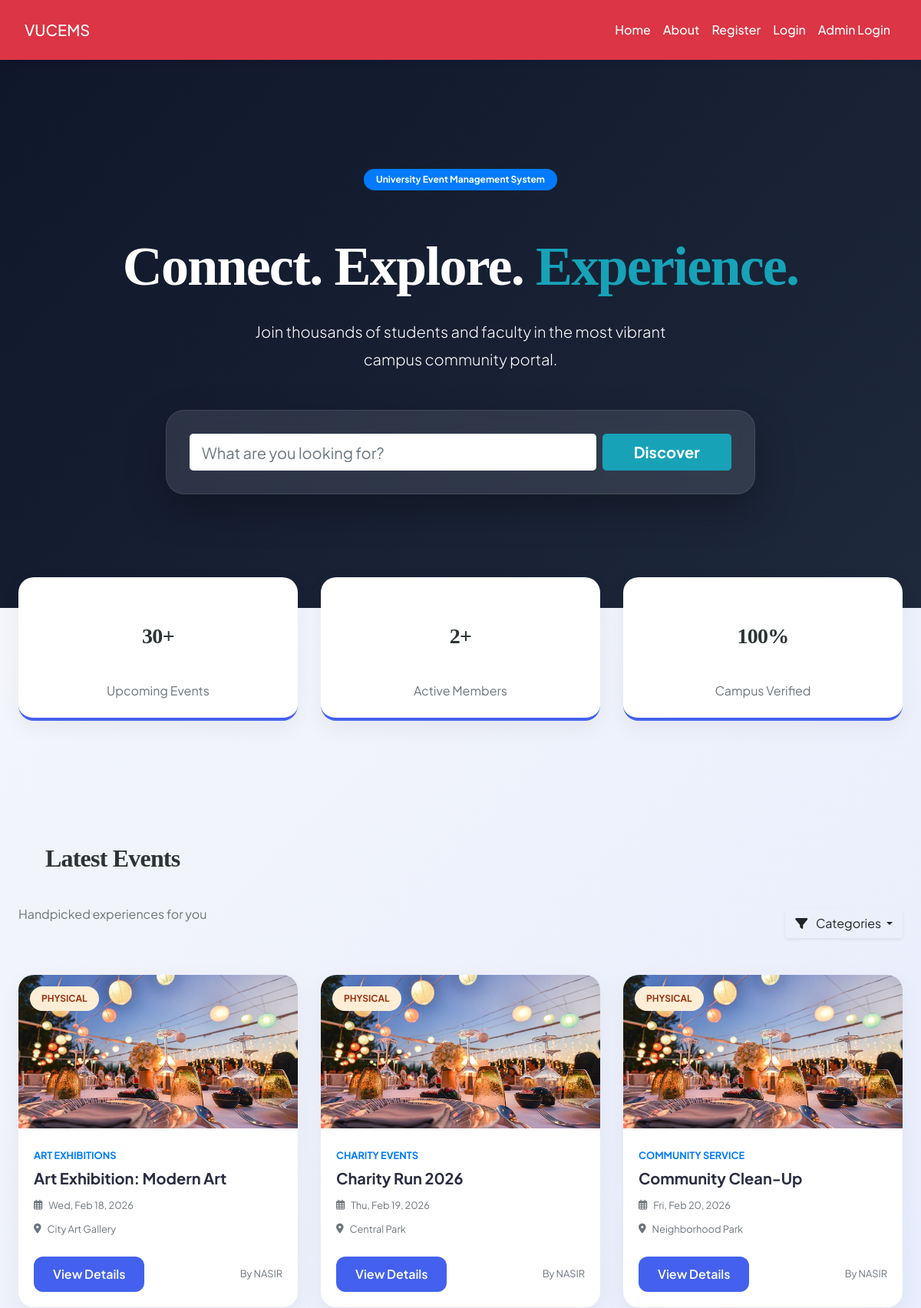
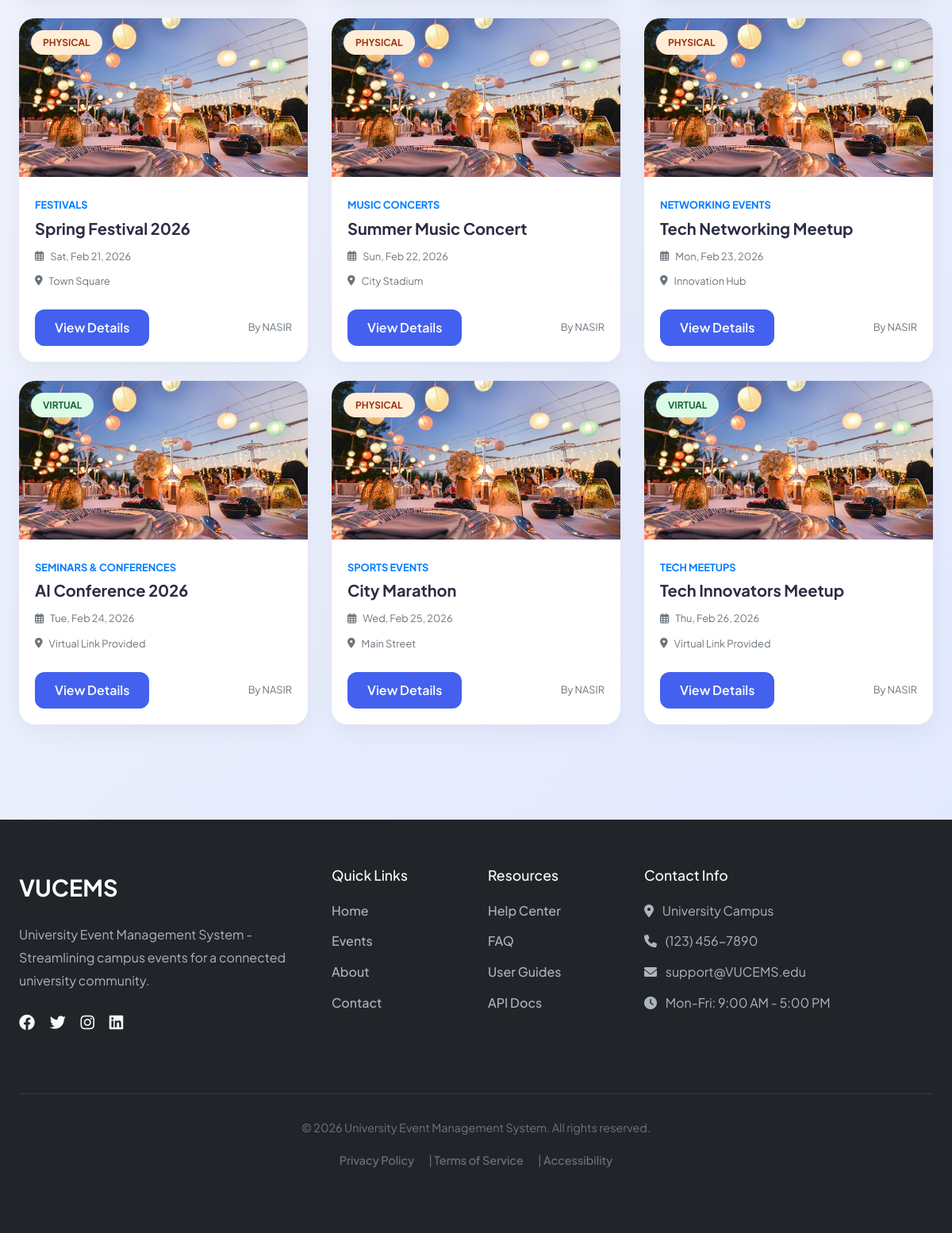
The page / on the database its author committed (2 pictures, top to bottom).
### tables this page shows
CREATE TABLE `events` (
  `event_id` int(11) NOT NULL,
  `title` varchar(255) NOT NULL,
  `description` text NOT NULL,
  `organizer_id` int(11) NOT NULL,
  `category_id` int(11) DEFAULT NULL,
  `event_type` enum('physical','virtual') NOT NULL DEFAULT 'physical',
  `venue` varchar(255) DEFAULT NULL,
  `meeting_link` varchar(255) DEFAULT NULL,
  `start_datetime` datetime NOT NULL,
  `end_datetime` datetime NOT NULL,
  `capacity` int(11) DEFAULT 0,
  `registration_deadline` datetime DEFAULT NULL,
  `status` enum('pending','approved','rejected','cancelled','completed') DEFAULT 'pending',
  `banner_image` varchar(255) DEFAULT NULL,
  `created_at` datetime DEFAULT current_timestamp(),
  `updated_at` datetime DEFAULT current_timestamp() ON UPDATE current_timestamp()
);

CREATE TABLE `event_categories` (
  `id` int(11) NOT NULL,
  `name` varchar(100) NOT NULL
);

CREATE TABLE `users` (
  `id` int(11) NOT NULL,
  `role` enum('Student','Faculty','Event Organizer') NOT NULL,
  `department` varchar(100) NOT NULL,
  `first_name` varchar(100) NOT NULL,
  `last_name` varchar(100) NOT NULL,
  `email` varchar(150) NOT NULL,
  `password_hash` varchar(255) NOT NULL,
  `phone` varchar(20) DEFAULT NULL,
  `profile_image` varchar(255) DEFAULT NULL,
  `system_notifications` tinyint(1) DEFAULT 1,
  `status` enum('pending','active','suspended') DEFAULT 'pending',
  `created_at` timestamp NOT NULL DEFAULT current_timestamp(),
  `updated_at` timestamp NOT NULL DEFAULT current_timestamp() ON UPDATE current_timestamp()
);

### index.php (the view, shortened to what this page needs)
<?php
$conn = new mysqli("localhost", "root", "", "VUCEMS_db");
$searchTerm = $_GET['search'] ?? '';
$sql = "SELECT e.*, c.name as cat_name, u.first_name, u.last_name
        FROM events e
        LEFT JOIN event_categories c ON e.category_id = c.id
        LEFT JOIN users u ON e.organizer_id = u.id
        WHERE e.status = 'approved' AND e.start_datetime >= NOW()";
$sql .= " ORDER BY e.start_datetime ASC LIMIT 9";
$events_result = $conn->query($sql);
$total_active_users = $conn->query("SELECT COUNT(*) FROM users WHERE status='active'")->fetch_row()[0];
$total_events = $conn->query("SELECT COUNT(*) FROM events WHERE status='approved'")->fetch_row()[0];
?>
<!DOCTYPE html>
<html lang="en">
<head>
    <link rel="stylesheet" href="https://maxcdn.bootstrapcdn.com/bootstrap/4.5.2/css/bootstrap.min.css">
    <link rel="stylesheet" href="https://cdnjs.cloudflare.com/ajax/libs/font-awesome/6.0.0/css/all.min.css">
    <link rel="stylesheet" href="./css/style.css">
</head>
<body>
<?php include('navbar.php'); ?>
<section class="glass-hero">
    <div class="container text-center">
        <span class="badge badge-pill badge-primary mb-3 px-3 py-2">University Event Management System</span>
        <h1 class="display-3 font-weight-bold text-white mb-4">Connect. Explore. <span class="text-info">Experience.</span></h1>
        <p class="lead opacity-75 mb-5 mx-auto" style="max-width: 600px;">Join thousands of students and faculty in the most vibrant campus community portal.</p>
        <div class="col-lg-8 mx-auto search-box">
            <form action="index.php" method="GET" class="row no-gutters">
                <div class="col-md-9 mb-2 mb-md-0">
                    <input type="text" name="search" class="form-control form-control-lg border-0 bg-white" placeholder="What are you looking for?" value="<?= htmlspecialchars($searchTerm) ?>">
                </div>
                <div class="col-md-3 pl-md-2">
                    <button class="btn btn-info btn-lg btn-block font-weight-bold" type="submit">Discover</button>
                </div>
            </form>
        </div>
    </div>
</section>
<div class="container" style="margin-top: -40px;">
    <div class="row">
        <div class="col-md-4 mb-4">
            <div class="stat-pill text-center">
                <h3 class="font-weight-bold"><?= $total_events ?>+</h3>
                <p class="text-muted mb-0">Upcoming Events</p>
            </div>
        </div>
        <div class="col-md-4 mb-4">
            <div class="stat-pill text-center">
                <h3 class="font-weight-bold"><?= $total_active_users ?>+</h3>
                <p class="text-muted mb-0">Active Members</p>
            </div>
        </div>
        <div class="col-md-4 mb-4">
            <div class="stat-pill text-center">
                <h3 class="font-weight-bold">100%</h3>
                <p class="text-muted mb-0">Campus Verified</p>
            </div>
        </div>
    </div>
</div>
<section class="py-5">
    <div class="container">
        <div class="d-flex justify-content-between align-items-end mb-5">
            <div>
                <h2 class="font-weight-bold">Latest Events</h2>
                <p class="text-muted">Handpicked experiences for you</p>
            </div>
            <div class="dropdown">
                <button class="btn btn-white shadow-sm dropdown-toggle" data-toggle="dropdown">
                    <i class="fa fa-filter mr-2"></i> Categories
                </button>
            </div>
        </div>
        <div class="row">
            <?php if ($events_result->num_rows > 0): ?>
                <?php while($e = $events_result->fetch_assoc()): ?>
                    <div class="col-lg-4 col-md-6 mb-4">
                        <div class="card event-card h-100">
                            <div class="event-banner" style="background-image: url('images/<?= $e['banner_image'] ?: 'default_event.jpg' ?>');">
                                <span class="type-badge badge-<?= $e['event_type'] ?>">
                                    <?= $e['event_type'] ?>
                                </span>
                            </div>
                            <div class="card-body">
                                <small class="text-primary font-weight-bold text-uppercase"><?= $e['cat_name'] ?></small>
                                <h5 class="card-title font-weight-bold mt-1"><?= htmlspecialchars($e['title']) ?></h5>
                                <div class="d-flex align-items-center text-muted small mb-2">
                                    <i class="far fa-calendar-alt mr-2"></i>
                                    <?= date('D, M d, Y', strtotime($e['start_datetime'])) ?>
                                </div>
                                <div class="d-flex align-items-center text-muted small mb-3">
                                    <i class="fa fa-map-marker-alt mr-2"></i>
                                    <?= $e['event_type'] == 'physical' ? htmlspecialchars($e['venue']) : 'Virtual Link Provided' ?>
                                </div>
                                <div class="d-flex justify-content-between align-items-center mt-4">
                                    <button class="btn btn-join" onclick="viewDetails(<?= htmlspecialchars(json_encode($e)) ?>)">
                                        View Details
                                    </button>
                                    <small class="text-muted">By <?= $e['first_name'] ?></small>
                                </div>
                            </div>
                        </div>
                    </div>
                <?php endwhile; ?>
            <?php else: ?>
                <div class="col-12 text-center py-5">
                    <p class="lead text-muted">No events match your search. Try a different keyword!</p>
                </div>
            <?php endif; ?>
        </div>
    </div>
</section>
<footer>
    <div class="container">
        <div class="row">
            <div class="col-lg-4 mb-4">
                <div class="footer-logo">VU<span>CEMS</span></div>
                <p>University Event Management System - Streamlining campus events for a connected university community.</p>
                <div class="mt-4">
                    <a href="#" class="text-light mr-3"><i class="fab fa-facebook fa-lg"></i></a>
                    <a href="#" class="text-light mr-3"><i class="fab fa-twitter fa-lg"></i></a>
                    <a href="#" class="text-light mr-3"><i class="fab fa-instagram fa-lg"></i></a>
                    <a href="#" class="text-light"><i class="fab fa-linkedin fa-lg"></i></a>
                </div>
            </div>
            <div class="col-lg-2 col-md-4 mb-4">
                <div class="footer-links">
                    <h5>Quick Links</h5>
                    <ul>
                        <li><a href="login.php">Home</a></li>
                        <li><a href="login.php">Events</a></li>
                        <li><a href="login.php">About</a></li>
                        <li><a href="login.php">Contact</a></li>
                    </ul>
                </div>
            </div>
            <div class="col-lg-2 col-md-4 mb-4">
                <div class="footer-links">
                    <h5>Resources</h5>
                    <ul>
                        <li><a href="login.php">Help Center</a></li>
                        <li><a href="login.php">FAQ</a></li>
                        <li><a href="login.php">User Guides</a></li>
                        <li><a href="login.php">API Docs</a></li>
                    </ul>
                </div>
            </div>
            <div class="col-lg-4 col-md-4 mb-4">
                <div class="footer-links">
                    <h5>Contact Info</h5>
                    <ul>
                        <li><i class="fas fa-map-marker-alt mr-2"></i> University Campus</li>
                        <li><i class="fas fa-phone mr-2"></i> (123) 456-7890</li>
                        <li><i class="fas fa-envelope mr-2"></i> support@VUCEMS.edu</li>
                        <li><i class="fas fa-clock mr-2"></i> Mon-Fri: 9:00 AM - 5:00 PM</li>
                    </ul>
                </div>
            </div>
        </div>
        <div class="copyright">
            <p>&copy; <?= date('Y') ?> University Event Management System. All rights reserved.</p>
            <p class="mb-0">
                <a href="login.php" class="text-muted mr-3">Privacy Policy</a> |
                <a href="login.php" class="text-muted mr-3">Terms of Service</a> |
                <a href="login.php" class="text-muted">Accessibility</a>
            </p>
        </div>
    </div>
</footer>
</body>
</html>

### css/style.css (style rules this page uses)
:root { --primary: #007bff; --secondary: #6c757d; --success: #28a745; --info: #17a2b8; --warning: #ffc107; --danger: #dc3545; --light: #f8f9fa; --dark: #2d3436; --accent: #ff6f61; --highlight: #6f42c1; --shadow: rgba(0, 0, 0, 0.15); --transition: all 0.3s ease-in-out; }
body { font-family: 'Inter', 'Segoe UI', Tahoma, Geneva, Verdana, sans-serif; background: linear-gradient(135deg, var(--light) 0%, #e0e7ff 100%); color: var(--dark); line-height: 1.8; margin: 0; padding: 0; min-height: 100vh; font-size: 16px; }
h1, h2, h3, h4 { text-align: center; margin: 2.5rem 0; font-family: 'Georgia', 'Times New Roman', serif; color: var(--dark); font-weight: 700; letter-spacing: -0.025em; }
h1 { font-size: 2.5rem; }
h2 { font-size: 2rem; }
h3 { font-size: 1.75rem; }
.container { max-width: 1200px; margin: 0 auto 3rem; padding: 0 1.5rem; }
a { color: var(--primary); text-decoration: none; font-weight: 500; transition: var(--transition); }

### index.php (style rules this page uses)
:root { --primary: #4361ee; --secondary: #3f37c9; --accent: #4cc9f0; --bg: #f8faff; --card-shadow: 0 10px 30px rgba(0, 0, 0, 0.05); }
body { font-family: 'Plus Jakarta Sans', sans-serif; background-color: var(--bg); color: #2b2d42; }
.glass-hero { background: linear-gradient(135deg, #0f172a 0%, #1e293b 100%); padding: 140px 0 100px; color: white; position: relative; overflow: hidden; }
.search-box { background: rgba(255, 255, 255, 0.1); backdrop-filter: blur(10px); padding: 30px; border-radius: 24px; border: 1px solid rgba(255, 255, 255, 0.1); box-shadow: 0 20px 50px rgba(0,0,0,0.3); }
.event-card { border: none; border-radius: 20px; overflow: hidden; background: white; transition: all 0.4s cubic-bezier(0.175, 0.885, 0.32, 1.275); box-shadow: var(--card-shadow); }
.event-banner { height: 200px; background-size: cover; background-position: center; position: relative; }
.type-badge { position: absolute; top: 15px; left: 15px; padding: 5px 15px; border-radius: 50px; font-size: 12px; font-weight: 700; text-transform: uppercase; }
.badge-physical { background: #ffedd5; color: #9a3412; }
.badge-virtual { background: #dcfce7; color: #166534; }
.stat-pill { background: white; padding: 20px; border-radius: 20px; box-shadow: var(--card-shadow); border-bottom: 4px solid var(--primary); }
.btn-join { background: var(--primary); color: white; border-radius: 12px; font-weight: 600; padding: 10px 24px; transition: 0.3s; }
footer { background: #212529; color: #adb5bd; padding: 60px 0 30px; }
.footer-logo { font-size: 1.8rem; font-weight: 700; color: white; margin-bottom: 20px; }
.footer-logo span { color: var(--university-gold); }
.footer-links h5 { color: white; margin-bottom: 20px; font-size: 1.1rem; }
.footer-links ul { list-style: none; padding: 0; }
.footer-links li { margin-bottom: 10px; }
.footer-links a { color: #adb5bd; text-decoration: none; transition: color 0.3s ease; }
.copyright { border-top: 1px solid #343a40; padding-top: 30px; margin-top: 50px; text-align: center; color: #6c757d; font-size: 0.9rem; }

### rows shown on the page
events: banner_image (picture), event_type "PHYSICAL", category.name "ART EXHIBITIONS", title "Art Exhibition: Modern Art", start_datetime "Wed, Feb 18, 2026", venue "City Art Gallery", organizer.first_name "NASIR"
events: banner_image (picture), event_type "PHYSICAL", category.name "CHARITY EVENTS", title "Charity Run 2026", start_datetime "Thu, Feb 19, 2026", venue "Central Park", organizer.first_name "NASIR"
events: banner_image (picture), event_type "PHYSICAL", category.name "COMMUNITY SERVICE", title "Community Clean-Up", start_datetime "Fri, Feb 20, 2026", venue "Neighborhood Park", organizer.first_name "NASIR"
events: banner_image (picture), event_type "PHYSICAL", category.name "FESTIVALS", title "Spring Festival 2026", start_datetime "Sat, Feb 21, 2026", venue "Town Square", organizer.first_name "NASIR"
events: banner_image (picture), event_type "PHYSICAL", category.name "MUSIC CONCERTS", title "Summer Music Concert", start_datetime "Sun, Feb 22, 2026", venue "City Stadium", organizer.first_name "NASIR"
events: banner_image (picture), event_type "PHYSICAL", category.name "NETWORKING EVENTS", title "Tech Networking Meetup", start_datetime "Mon, Feb 23, 2026", venue "Innovation Hub", organizer.first_name "NASIR"
events: banner_image (picture), event_type "VIRTUAL", category.name "SEMINARS & CONFERENCES", title "AI Conference 2026", start_datetime "Tue, Feb 24, 2026", shows "Virtual Link Provided", organizer.first_name "NASIR"
events: banner_image (picture), event_type "PHYSICAL", category.name "SPORTS EVENTS", title "City Marathon", start_datetime "Wed, Feb 25, 2026", venue "Main Street", organizer.first_name "NASIR"
events: banner_image (picture), event_type "VIRTUAL", category.name "TECH MEETUPS", title "Tech Innovators Meetup", start_datetime "Thu, Feb 26, 2026", shows "Virtual Link Provided", organizer.first_name "NASIR"

### other values the page prints
$total_events "30"
$total_active_users "2"
